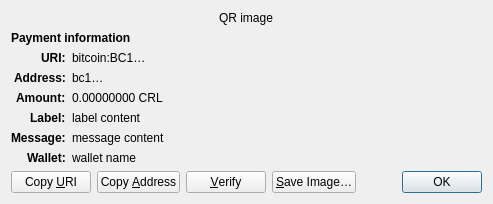
<?xml version="1.0" encoding="UTF-8"?>
<ui version="4.0">
 <class>ReceiveRequestDialog</class>
 <widget class="QDialog" name="ReceiveRequestDialog">
  <property name="geometry">
   <rect>
    <x>0</x>
    <y>0</y>
    <width>413</width>
    <height>229</height>
   </rect>
  </property>
  <property name="windowTitle">
   <string>Request payment to …</string>
  </property>
  <layout class="QGridLayout" name="gridLayout" columnstretch="0,1">
   <property name="sizeConstraint">
    <enum>QLayout::SetFixedSize</enum>
   </property>
   <item row="0" column="0" colspan="2" alignment="Qt::AlignHCenter">
    <widget class="QRImageWidget" name="qr_code">
     <property name="text">
      <string notr="true">QR image</string>
     </property>
     <property name="textInteractionFlags">
      <set>Qt::NoTextInteraction</set>
     </property>
    </widget>
   </item>
   <item row="1" column="0" colspan="2">
    <widget class="QLabel" name="payment_header">
     <property name="font">
      <font>
       <weight>75</weight>
       <bold>true</bold>
      </font>
     </property>
     <property name="text">
      <string>Payment information</string>
     </property>
     <property name="textInteractionFlags">
      <set>Qt::NoTextInteraction</set>
     </property>
    </widget>
   </item>
   <item row="2" column="0" alignment="Qt::AlignRight|Qt::AlignTop">
    <widget class="QLabel" name="uri_tag">
     <property name="font">
      <font>
       <weight>75</weight>
       <bold>true</bold>
      </font>
     </property>
     <property name="text">
      <string notr="true">URI:</string>
     </property>
     <property name="textFormat">
      <enum>Qt::PlainText</enum>
     </property>
     <property name="textInteractionFlags">
      <set>Qt::NoTextInteraction</set>
     </property>
    </widget>
   </item>
   <item row="2" column="1" alignment="Qt::AlignTop">
    <widget class="QLabel" name="uri_content">
     <property name="text">
      <string notr="true">bitcoin:BC1…</string>
     </property>
     <property name="textFormat">
      <enum>Qt::RichText</enum>
     </property>
     <property name="wordWrap">
      <bool>true</bool>
     </property>
     <property name="textInteractionFlags">
      <set>Qt::TextSelectableByMouse</set>
     </property>
    </widget>
   </item>
   <item row="3" column="0" alignment="Qt::AlignRight|Qt::AlignTop">
    <widget class="QLabel" name="address_tag">
     <property name="font">
      <font>
       <weight>75</weight>
       <bold>true</bold>
      </font>
     </property>
     <property name="text">
      <string>Address:</string>
     </property>
     <property name="textInteractionFlags">
      <set>Qt::NoTextInteraction</set>
     </property>
    </widget>
   </item>
   <item row="3" column="1" alignment="Qt::AlignTop">
    <widget class="QLabel" name="address_content">
     <property name="text">
      <string notr="true">bc1…</string>
     </property>
     <property name="textFormat">
      <enum>Qt::PlainText</enum>
     </property>
     <property name="textInteractionFlags">
      <set>Qt::TextSelectableByMouse</set>
     </property>
    </widget>
   </item>
   <item row="4" column="0" alignment="Qt::AlignRight|Qt::AlignTop">
    <widget class="QLabel" name="amount_tag">
     <property name="font">
      <font>
       <weight>75</weight>
       <bold>true</bold>
      </font>
     </property>
     <property name="text">
      <string>Amount:</string>
     </property>
     <property name="textInteractionFlags">
      <set>Qt::NoTextInteraction</set>
     </property>
    </widget>
   </item>
   <item row="4" column="1" alignment="Qt::AlignTop">
    <widget class="QLabel" name="amount_content">
     <property name="text">
      <string notr="true">0.00000000 CRL</string>
     </property>
     <property name="textFormat">
      <enum>Qt::PlainText</enum>
     </property>
     <property name="textInteractionFlags">
      <set>Qt::TextSelectableByMouse</set>
     </property>
    </widget>
   </item>
   <item row="5" column="0" alignment="Qt::AlignRight|Qt::AlignTop">
    <widget class="QLabel" name="label_tag">
     <property name="font">
      <font>
       <weight>75</weight>
       <bold>true</bold>
      </font>
     </property>
     <property name="text">
      <string>Label:</string>
     </property>
     <property name="textInteractionFlags">
      <set>Qt::NoTextInteraction</set>
     </property>
    </widget>
   </item>
   <item row="5" column="1" alignment="Qt::AlignTop">
    <widget class="QLabel" name="label_content">
     <property name="text">
      <string notr="true">label content</string>
     </property>
     <property name="textFormat">
      <enum>Qt::PlainText</enum>
     </property>
     <property name="wordWrap">
      <bool>true</bool>
     </property>
     <property name="textInteractionFlags">
      <set>Qt::TextSelectableByMouse</set>
     </property>
    </widget>
   </item>
   <item row="6" column="0" alignment="Qt::AlignRight|Qt::AlignTop">
    <widget class="QLabel" name="message_tag">
     <property name="font">
      <font>
       <weight>75</weight>
       <bold>true</bold>
      </font>
     </property>
     <property name="text">
      <string>Message:</string>
     </property>
     <property name="textInteractionFlags">
      <set>Qt::NoTextInteraction</set>
     </property>
    </widget>
   </item>
   <item row="6" column="1" alignment="Qt::AlignTop">
    <widget class="QLabel" name="message_content">
     <property name="text">
      <string notr="true">message content</string>
     </property>
     <property name="textFormat">
      <enum>Qt::PlainText</enum>
     </property>
     <property name="wordWrap">
      <bool>true</bool>
     </property>
     <property name="textInteractionFlags">
      <set>Qt::TextSelectableByMouse</set>
     </property>
    </widget>
   </item>
   <item row="7" column="0" alignment="Qt::AlignRight|Qt::AlignTop">
    <widget class="QLabel" name="wallet_tag">
     <property name="font">
      <font>
       <weight>75</weight>
       <bold>true</bold>
      </font>
     </property>
     <property name="text">
      <string>Wallet:</string>
     </property>
     <property name="textInteractionFlags">
      <set>Qt::NoTextInteraction</set>
     </property>
    </widget>
   </item>
   <item row="7" column="1" alignment="Qt::AlignTop">
    <widget class="QLabel" name="wallet_content">
     <property name="text">
      <string notr="true">wallet name</string>
     </property>
     <property name="textFormat">
      <enum>Qt::PlainText</enum>
     </property>
     <property name="wordWrap">
      <bool>true</bool>
     </property>
     <property name="textInteractionFlags">
      <set>Qt::TextSelectableByMouse</set>
     </property>
    </widget>
   </item>
   <item row="8" column="0" colspan="2">
    <layout class="QHBoxLayout" name="horizontalLayout">
     <item>
      <widget class="QPushButton" name="btnCopyURI">
       <property name="text">
        <string>Copy &amp;URI</string>
       </property>
       <property name="autoDefault">
        <bool>false</bool>
       </property>
      </widget>
     </item>
     <item>
      <widget class="QPushButton" name="btnCopyAddress">
       <property name="text">
        <string>Copy &amp;Address</string>
       </property>
       <property name="autoDefault">
        <bool>false</bool>
       </property>
      </widget>
     </item>
     <item>
      <widget class="QPushButton" name="btnVerify">
       <property name="text">
        <string>&amp;Verify</string>
       </property>
       <property name="toolTip">
        <string>Verify this address on e.g. a hardware wallet screen</string>
       </property>
       <property name="autoDefault">
        <bool>false</bool>
       </property>
      </widget>
     </item>
     <item>
      <widget class="QPushButton" name="btnSaveAs">
       <property name="text">
        <string>&amp;Save Image…</string>
       </property>
       <property name="autoDefault">
        <bool>false</bool>
       </property>
      </widget>
     </item>
     <item>
      <spacer name="horizontalSpacer_2">
       <property name="orientation">
        <enum>Qt::Horizontal</enum>
       </property>
       <property name="sizeHint" stdset="0">
        <size>
         <width>40</width>
         <height>20</height>
        </size>
       </property>
      </spacer>
     </item>
     <item>
      <widget class="QDialogButtonBox" name="buttonBox">
       <property name="focusPolicy">
        <enum>Qt::StrongFocus</enum>
       </property>
       <property name="standardButtons">
        <set>QDialogButtonBox::Ok</set>
       </property>
      </widget>
     </item>
    </layout>
   </item>
  </layout>
 </widget>
 <customwidgets>
  <customwidget>
   <class>QRImageWidget</class>
   <extends>QLabel</extends>
   <header>qt/qrimagewidget.h</header>
  </customwidget>
 </customwidgets>
 <tabstops>
  <tabstop>buttonBox</tabstop>
  <tabstop>btnCopyURI</tabstop>
  <tabstop>btnCopyAddress</tabstop>
  <tabstop>btnSaveAs</tabstop>
 </tabstops>
 <resources/>
 <connections>
  <connection>
   <sender>buttonBox</sender>
   <signal>accepted()</signal>
   <receiver>ReceiveRequestDialog</receiver>
   <slot>accept()</slot>
   <hints>
    <hint type="sourcelabel">
     <x>135</x>
     <y>230</y>
    </hint>
    <hint type="destinationlabel">
     <x>135</x>
     <y>126</y>
    </hint>
   </hints>
  </connection>
 </connections>
</ui>
